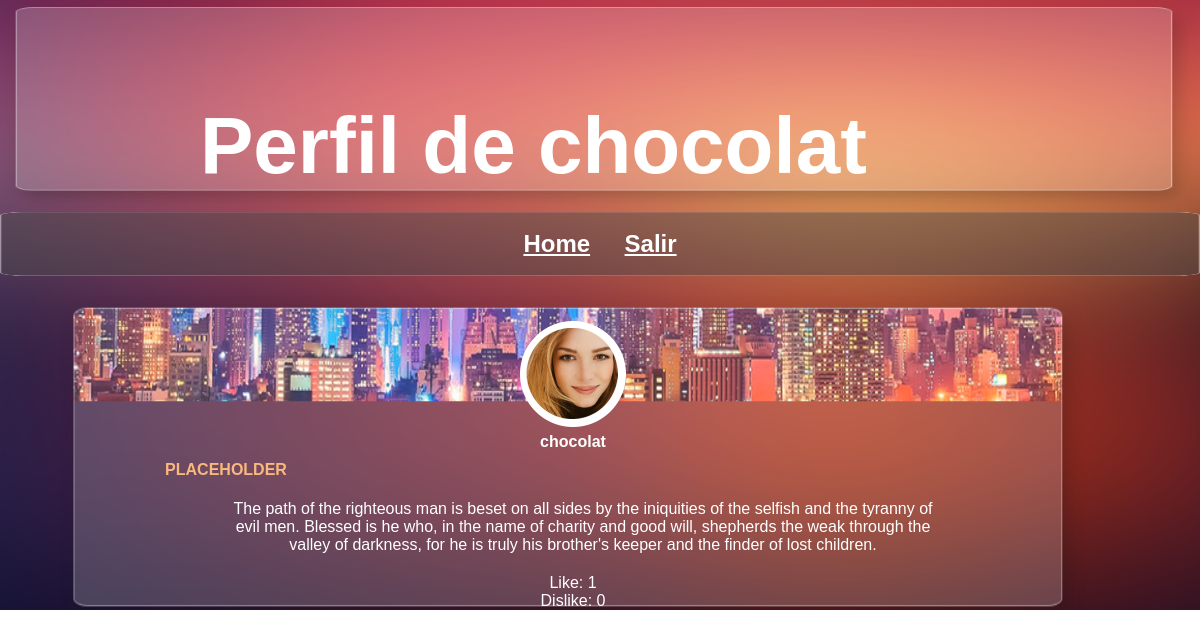
The page /perfil.php?usuario=chocolat on the database its author committed.
### tables this page shows
CREATE TABLE IF NOT EXISTS `post` (
`Id_mensaje` int(11) NOT NULL,
  `Id_usuario` int(255) NOT NULL,
  `Titulo` text,
  `Post` text
);

CREATE TABLE IF NOT EXISTS `usuarios` (
`Id` int(12) NOT NULL,
  `Nombre` varchar(20) NOT NULL,
  `password` varchar(10) NOT NULL,
  `URL` text
);

### perfil.php (the view, shortened to what this page needs)
<!DOCTYPE html>
<html>
	<head>
		<link rel="stylesheet" href="css/style.css">
	</head>
<body>
	<header>
			<div id="nombre">
						<?php
							include_once("includes/database.php");
							echo "<h1 >";
							$user = $_GET['usuario'];
							echo "Perfil de ".$user . "<br>";
							echo "</h1>";
						?>
					</div>
		</header>
	<div class="container">
			<div class="navegacion">
				<nav>
					<ul class="list-inline list">
							<li class="lista"><a href="index.php"><h2>Home</h2></a></li>
							<li class="lista"><a href="logout.php"><h2>Salir</h2></a></li>
						</ul>
				</nav>
		</div>
	</div>
	<?php
		$ID =mysql_query("SELECT usuarios.Id FROM mensajes.usuarios WHERE usuarios.Nombre= '$user'");
		while ($row = mysql_fetch_array($ID)) {
			$idUser = $row["Id"];
		}
		$mens = mysql_query("SELECT usuarios.Nombre, post.Titulo, post.Id_usuario, post.Post, post.Id_mensaje, usuarios.URL FROM mensajes.usuarios JOIN mensajes.post ON post.Id_usuario = usuarios.Id  WHERE Id_usuario = '$idUser'");
		while ($row = mysql_fetch_array($mens)) {
			$url = $row["URL"];
			$nombre = $row["Nombre"];
			$post =$row["Post"];
			$titulo = $row["Titulo"];
				echo "<div class='contenedor'>";
					echo "<div class='post'>";
						echo "<div class='user'>";
							echo "<img src='$url' alt='usuario'>";
							echo "<form name='form' action='perfil.php' method='POST'>";
							echo "<a>$nombre</a>";
							echo "<br    />";
						echo "</div>";
						echo "<div class='titulo'>$titulo</div>";
						echo "<div class='content'>$post</div>";
						$likes= "SELECT count(*) AS numLikes FROM mensajes.likes WHERE id_post='".$row["Id_mensaje"]."'";
						$rNumLikes = mysqli_query($cons,$likes);
							while($rowB = mysqli_fetch_array($rNumLikes)){
								$numLikes = $rowB["numLikes"];
								echo "<div class='likes'>";
								echo "Like: $numLikes";
								echo "</div>";
							}
						$dislike= "SELECT count(*) AS numDislike FROM mensajes.dislike WHERE id_post='".$row["Id_mensaje"]."'";
						$rNumDislike = mysqli_query($cons,$dislike);
							while($rowC = mysqli_fetch_array($rNumDislike)){
								$numDislike = $rowC["numDislike"];
								echo "<div class='Dislikes'>";
								echo "Dislike: $numDislike";
								echo "</div>";
							}
					echo "</div>";
					echo "</div>";
		}
		 ?>
</body>
</html>

### css/style.css (style rules this page uses)
* { font-family: 'Helvetica', cursive; margin: 0; padding: 0; }
body { background: #ecf0f1; background: url("imagenes/fondo.png"); background-repeat: no-repeat; background-size: 100% 100%; }
header { background: url("imagenes/mensaje.png"); background-size: 100% 100%; background-repeat: no-repeat; }
#nombre { padding-top: 100px; padding-left: 200px; padding-bottom: 20px; color: white; font-size: 40px; }
.navegacion nav { background: url("imagenes/header.png"); background-size: 100% 100%; text-align: center; }
nav li { display: inline-block; margin: 0 15px 0 15px; }
nav a { color: white; margin: 0 15px 0 15px; }
.contenedor { margin: auto; width: 90%; }
.contenedor img { margin-top: 25px; width: 50% }
.post { background: url("imagenes/mensajeDos.png"); background-size: 100% 110%; color: white; display: inline-block; text-align: center; margin-top: 20px; width: 95%; }
.post a { color: white; display: inline-block; text-align: center; margin-top: 2px; width: 95%; }
.user { display: inline-block; font-weight: bold; }
.titulo { display: inline-block; text-align: left; margin-left:5px; margin-top:10px; width: 80%; font-weight: bold; color:#f9b87e; }
.content { display: inline-block; margin-left: 20px; margin-top: 1px; padding: 20px; vertical-align: top; width: 70%; }

### rows shown on the page
post: Id_usuario.URL (picture), Id_usuario.Nombre "chocolat", Titulo "PLACEHOLDER", Post "The path of the righteous man is beset on all sides by the iniquities of the selfish and the tyranny of evil men. Blessed is he who, in the name of charity and good will, shepherds the weak through the valley of darkness, for he is truly his brother's keeper and the finder of lost children.", numLikes "1", numDislike "0"

### other values the page prints
$user "chocolat"
